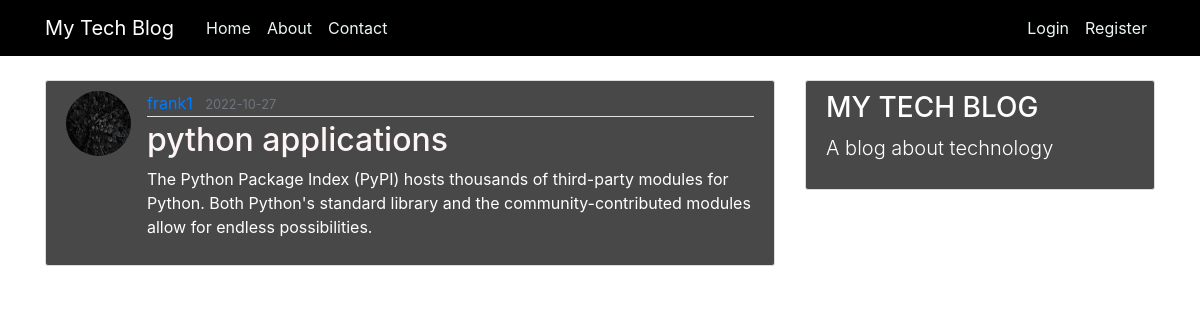
Page /post/7 on the committed database.
### flaskblog/models.py (models this page shows, shortened)
class User(db.Model, UserMixin):
    id = db.Column(db.Integer, primary_key=True)
    username = db.Column(db.String(20), unique=True, nullable=False)
    email = db.Column(db.String(120), unique=True, nullable=False)
    image_file = db.Column(db.String(20), nullable=False, default='default.jpg')
    password = db.Column(db.String(60), nullable=False)
    posts = db.relationship('Post', backref='author', lazy=True)

class Post(db.Model):
    id = db.Column(db.Integer, primary_key=True)
    title = db.Column(db.String(100), nullable=False)
    date_posted = db.Column(db.DateTime, nullable=False, default=datetime.utcnow)
    content = db.Column(db.Text, nullable=False)
    user_id = db.Column(db.Integer, db.ForeignKey('user.id'), nullable=False)

### flaskblog/posts/routes.py (the view)
@posts.route("/post/<int:post_id>")
def post(post_id):
    post = Post.query.get_or_404(post_id)
    return render_template('post.html', title=post.title, post=post)

### flaskblog/templates/post.html (shortened to what this page needs)
{% extends "layout.html" %}
{% block content %}
  <article class="media content-section">
    <img class="rounded-circle article-img" src="{{ url_for('static', filename='profile_pics/' + post.author.image_file) }}">
    <div class="media-body">
      <div class="article-metadata">
        <a class="mr-2" href="{{ url_for('users.user_posts', username=post.author.username) }}">{{ post.author.username }}</a>
        <small class="text-muted">{{ post.date_posted.strftime('%Y-%m-%d') }}</small>
      </div>
      <h2 class="article-title">{{ post.title }}</h2>
      <p class="article-content">{{ post.content }}</p>
    </div>
  </article>
{% endblock content %}

### flaskblog/static/main.css (style rules this page uses)
body::before { content: " "; height: 40px; }
.fmm h3, p { color: #fff; }
body { background: #fff; color: #27272b; margin-top: 5rem; }
h1, h2, h3, h4, h5, h6 { color: #140f0f; }
.content-section { background: #494848; color: #fff; padding: 10px 20px; border: 1px solid #dddddd; border-radius: 3px; margin-bottom: 20px; }
.article-title { color: #fdf5f5; }
.article-content { white-space: pre-line; }
.article-img { height: 65px; width: 65px; margin-right: 16px; }
.article-metadata { padding-bottom: 1px; margin-bottom: 4px; border-bottom: 1px solid #e3e3e3 }

### rows in the picture
User: image_file (picture), author.username "frank1"
Post: date_posted "2022-10-27", title "python applications", content "The Python Package Index (PyPI) hosts thousands of third-party modules for Python. Both Python's standard library and the community-contributed modules allow for endless possibilities."
